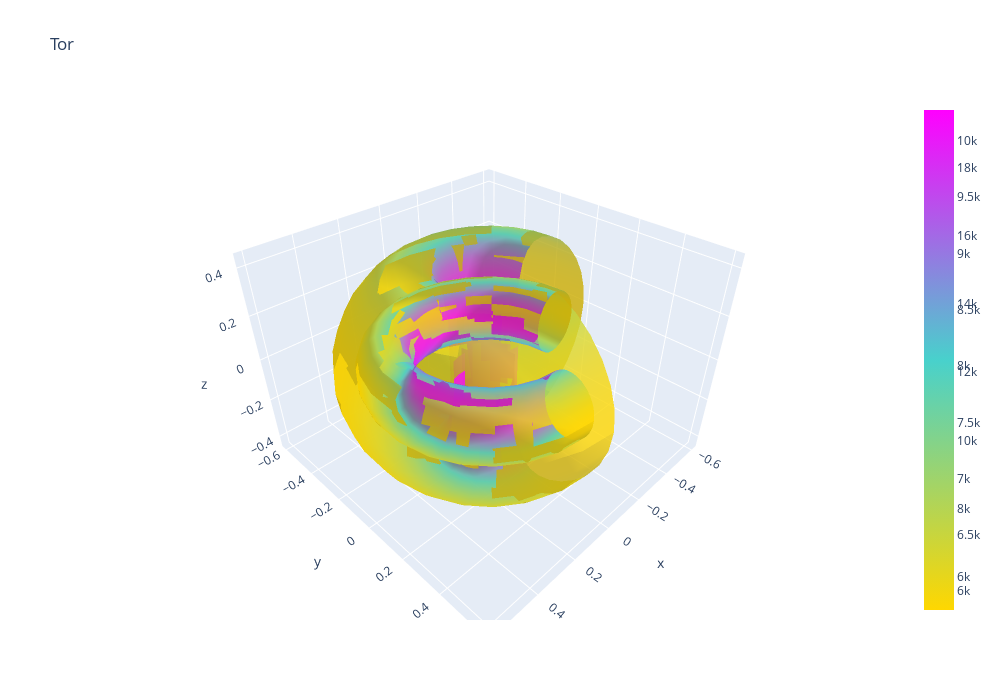

The notebook cell saved with this chart:
### Code cell
def tri_indices(simplices):
    #simplices is a numpy array defining the simplices of the triangularization
    #returns the lists of indices i, j, k

    return ([triplet[c] for triplet in simplices] for c in range(3))

import plotly.figure_factory as ff

import numpy as np
from scipy.spatial import Delaunay

def create_tor_mesh(r= 1):
    theta = np.linspace(0, 2*np.pi, 30)
    phi   = np.linspace(0, 1.5*np.pi, 20)

    u,v = np.meshgrid(theta,phi)
    u = u.flatten()
    v = v.flatten()

    Bt, Bp, Si = field.value(r,u)
    x, y, z, = field.mag_surf3D(r, u, v)

    points2D = np.vstack([u,v]).T
    tri = Delaunay(points2D)
    I,J,K=tri_indices(tri.simplices)

    return go.Mesh3d(x=x,
                    y=y, z=z, i=I, j=J, k=K,  
                    intensity = Bt, 
                    intensitymode='vertex',
                    colorscale=[[0, 'gold'],
                                [0.5, 'mediumturquoise'],
                                [1, 'magenta']],
                    opacity=0.80)

tor1 = create_tor_mesh(r= 1.0)
tor2 = create_tor_mesh(r= 0.5)

fig = go.Figure(data=[tor1, tor2])

fig.update_layout( title_text="Tor",
      autosize=False,
      width=1000,
      height=700,
  
)
fig.show()

### Figure 1 — Plotly figure (JSON) as saved in the notebook; plotly's stock layout.template omitted (floating-point values rounded to 4 significant figures; data arrays with more than 128 entries replaced by an {"elided": "..."} marker saying what was removed)
{"data": [{"colorscale": [[0, "gold"], [0.5, "mediumturquoise"], [1, "magenta"]], "i": {"elided": "1102 int values"}, "intensity": {"elided": "600 float values"}, "intensitymode": "vertex", "j": {"elided": "1102 int values"}, "k": {"elided": "1102 int values"}, "opacity": 0.8, "type": "mesh3d", "x": {"elided": "600 float values"}, "y": {"elided": "600 float values"}, "z": {"elided": "600 float values"}}, {"colorscale": [[0, "gold"], [0.5, "mediumturquoise"], [1, "magenta"]], "i": {"elided": "1102 int values"}, "intensity": {"elided": "600 float values"}, "intensitymode": "vertex", "j": {"elided": "1102 int values"}, "k": {"elided": "1102 int values"}, "opacity": 0.8, "type": "mesh3d", "x": {"elided": "600 float values"}, "y": {"elided": "600 float values"}, "z": {"elided": "600 float values"}}], "layout": {"autosize": false, "height": 700, "title": {"text": "Tor"}, "width": 1000}}
